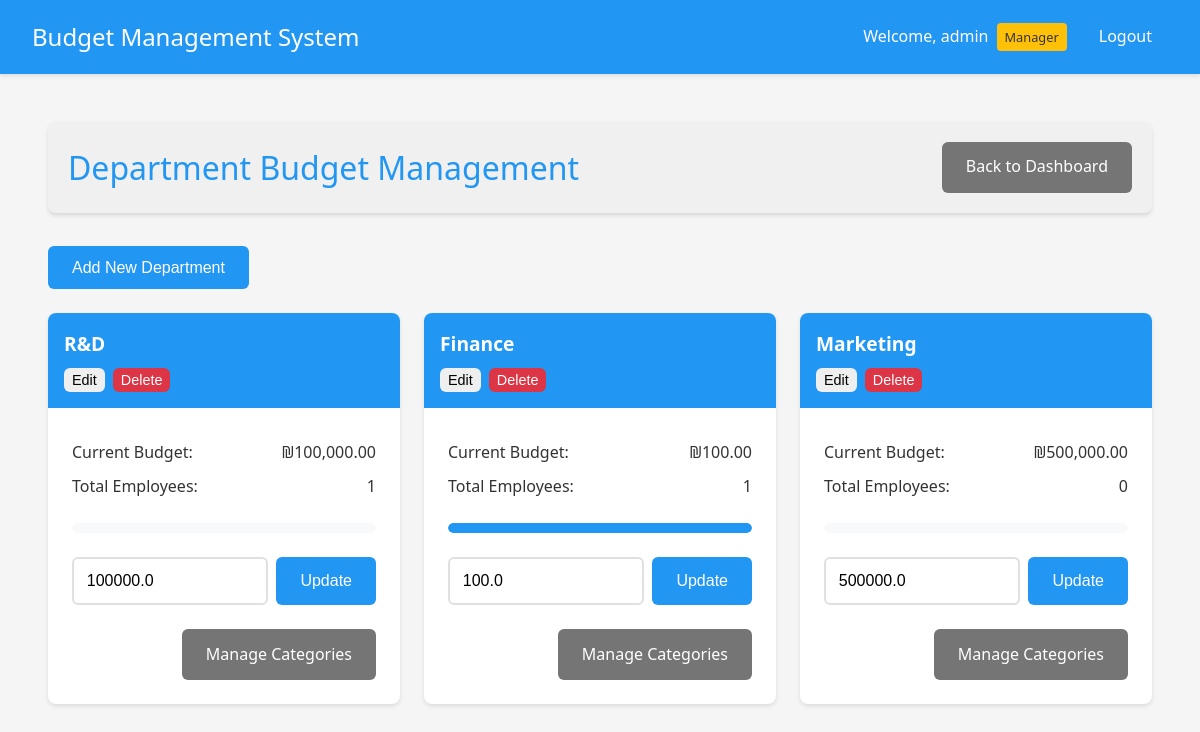
Screenshot of /manager/departments (signed in) with the database file from the repository.
### app.py (models this page shows, shortened)
class User(UserMixin, db.Model):
    __tablename__ = 'user'
    id = db.Column(db.Integer, primary_key=True)
    username = db.Column(db.String(80), unique=True, nullable=False)
    password = db.Column(db.String(120), nullable=False)
    is_manager = db.Column(db.Boolean, default=False)
    is_admin = db.Column(db.Boolean, default=False)
    department_id = db.Column(db.Integer, db.ForeignKey('department.id'))
    status = db.Column(db.String(20), default='active')  # active, inactive, pending
    expenses = db.relationship('Expense', backref='user', lazy=True)

class Department(db.Model):
    __tablename__ = 'department'
    id = db.Column(db.Integer, primary_key=True)
    name = db.Column(db.String(100), nullable=False)
    budget = db.Column(db.Float, default=0.0)
    users = db.relationship('User', backref='department', lazy=True)
    categories = db.relationship('Category', backref='department', lazy=True)

### app.py (the view)
@app.route('/manager/departments')
@login_required
def manage_departments():
    if not current_user.is_manager:
        flash('Access denied. Manager privileges required.', 'danger')
        return redirect(url_for('index'))
    if current_user.username == 'admin':
        departments = Department.query.all()
    else:
        departments = Department.query.filter_by(id=current_user.department_id).all()
    return render_template('manage_departments.html', departments=departments)

### app.py (called while the page is built)
@login_manager.user_loader
def load_user(user_id):
    return User.query.get(int(user_id))

@app.template_filter('min_value')
def min_value(value, limit):
    return min(value, limit)

@app.template_filter('format_currency')
def format_currency(value):
    return f"₪{value:,.2f}"

### templates/manage_departments.html (shortened to what this page needs)
{% extends "base.html" %}
{% block content %}
<div class="container">
    <header class="dashboard-header">
        <h1>Department Budget Management</h1>
        <div class="header-actions">
            <a href="{{ url_for('manager_dashboard') }}" class="button secondary">Back to Dashboard</a>
        </div>
    </header>
    {% if current_user.username == 'admin' %}
    <div class="admin-controls">
        <button onclick="showAddDepartmentModal()" class="button primary">Add New Department</button>
    </div>
    {% endif %}
    <div class="budget-grid">
        {% for department in departments %}
        <div class="budget-card">
            <div class="budget-header">
                <h3>{{ department.name }}</h3>
                {% if current_user.username == 'admin' %}
                <div class="department-actions">
                    <button onclick="showEditDepartmentModal({{ department.id }}, '{{ department.name }}', {{ department.budget }})" class="button small">Edit</button>
                    <button onclick="deleteDepartment({{ department.id }})" class="button small danger">Delete</button>
                </div>
                {% endif %}
            </div>
            <div class="budget-body">
                <div class="budget-info">
                    <p><strong>Current Budget:</strong> {{ department.budget|format_currency }}</p>
                    <p><strong>Total Employees:</strong> {{ department.users|length }}</p>
                </div>
                <div class="budget-progress">
                    {% set total_expenses = namespace(value=0) %}
                    {% for user in department.users %}
                        {% for expense in user.expenses %}
                            {% if expense.status == 'approved' %}
                                {% set total_expenses.value = total_expenses.value + expense.amount %}
                            {% endif %}
                        {% endfor %}
                    {% endfor %}
                    {% set usage_percent = (total_expenses.value / department.budget * 100) if department.budget > 0 else 0 %}
                    <div class="progress-bar">
                        <div class="progress-fill" style="width: {{ usage_percent|min_value(100) }}%" data-usage="{{ "%.1f"|format(usage_percent) }}%"></div>
                    </div>
                </div>
                <div class="budget-form">
                    <div class="budget-input">
                        <input type="number" step="0.01" min="0" value="{{ department.budget }}" id="budget-{{ department.id }}" class="form-control">
                        <button onclick="updateBudget({{ department.id }})" class="button primary">Update</button>
                    </div>
                </div>
                <div class="budget-actions">
                    <a href="{{ url_for('manage_categories', dept_id=department.id) }}" class="button secondary">Manage Categories</a>
                </div>
            </div>
        </div>
        {% endfor %}
    </div>
</div>
{% endblock %}

### templates/base.html (shortened to what this page needs)
<!DOCTYPE html>
<html lang="en">
<head>
    <link rel="stylesheet" href="{{ url_for('static', filename='style.css') }}">
</head>
<body>
    <nav class="navbar">
        <div class="nav-brand">Budget Management System</div>
        <div class="nav-items">
            {% if current_user.is_authenticated %}
                <span class="user-info">
                    Welcome, {{ current_user.username }}
                    {% if current_user.is_manager %}
                        <span class="badge">Manager</span>
                    {% endif %}
                </span>
                <a href="{{ url_for('logout') }}" class="nav-link">Logout</a>
            {% else %}
                <a href="{{ url_for('login') }}" class="nav-link">Login</a>
            {% endif %}
        </div>
    </nav>
    <div class="content">
        {% block content %}{% endblock %}
    </div>
</body>
</html>

### static/style.css (style rules this page uses)
:root { --primary-color: #2196F3; --secondary-color: #FFC107; --success-color: #4CAF50; --danger-color: #f44336; --text-color: #333; --bg-color: #f5f5f5; --card-bg: #ffffff; --background-light: #f8f9fa; }
* { margin: 0; padding: 0; box-sizing: border-box; transition: all 0.3s ease; }
body { font-family: 'Segoe UI', Roboto, Arial, sans-serif; background-color: var(--bg-color); color: var(--text-color); line-height: 1.6; }
.container { max-width: 1200px; margin: 0 auto; padding: 1rem; }
header { background-color: var(--card-bg); padding: 1rem 2rem; box-shadow: 0 2px 4px rgba(0,0,0,0.1); margin-bottom: 2rem; border-radius: 8px; display: flex; justify-content: space-between; align-items: center; }
.dashboard-header { background-color: var(--card-bg); padding: 1.5rem 2rem; box-shadow: 0 2px 4px rgba(0,0,0,0.1); margin-bottom: 2rem; border-radius: 8px; display: flex; justify-content: space-between; align-items: center; }
.dashboard-header h1 { margin: 0; color: var(--primary-color); }
h1 { color: var(--primary-color); font-weight: 500; margin-bottom: 1.5rem; }
input[type="text"], input[type="password"], input[type="number"], textarea { width: 100%; padding: 0.8rem; border: 2px solid #e0e0e0; border-radius: 6px; font-size: 1rem; transition: border-color 0.3s ease; }
.button, button { display: inline-flex; align-items: center; justify-content: center; padding: 0.8rem 1.5rem; border: none; border-radius: 6px; font-size: 1rem; font-weight: 500; cursor: pointer; text-decoration: none; transition: transform 0.2s ease, box-shadow 0.2s ease; }
.button.primary { background-color: var(--primary-color); color: white; }
.button.secondary { background-color: #757575; color: white; }
.button.small { padding: 0.4rem 0.8rem; font-size: 0.875rem; }
.header-actions { display: flex; gap: 1rem; align-items: center; }
.budget-grid { display: grid; grid-template-columns: repeat(auto-fill, minmax(300px, 1fr)); gap: 1.5rem; margin-top: 1.5rem; }
.budget-card { background: white; border-radius: 8px; box-shadow: 0 2px 4px rgba(0,0,0,0.1); overflow: hidden; transition: transform 0.2s ease-in-out, box-shadow 0.2s ease-in-out; }
.budget-header { padding: 1rem; background: var(--primary-color); color: white; }
.budget-header h3 { margin: 0; font-size: 1.2rem; }
.budget-body { padding: 1.5rem; }
.budget-info { margin-bottom: 1.5rem; }
.budget-info p { margin: 0.5rem 0; color: var(--text-color); display: flex; justify-content: space-between; align-items: center; }
.budget-info p strong { font-weight: 500; }
.budget-progress { margin: 1.5rem 0; }
.progress-bar { width: 100%; height: 10px; background-color: var(--background-light); border-radius: 5px; overflow: hidden; position: relative; }
.progress-fill { height: 100%; background-color: var(--primary-color); border-radius: 5px; position: relative; }
.progress-fill::after { content: attr(data-usage); position: absolute; right: 0; top: -20px; font-size: 0.875rem; color: var(--text-color); }
.budget-form { margin-top: 1.5rem; }
.budget-input { display: flex; gap: 0.5rem; }
.budget-input input { flex: 1; }
.budget-actions { margin-top: 1.5rem; display: flex; justify-content: flex-end; }
.navbar { background-color: var(--primary-color); padding: 1rem 2rem; color: white; display: flex; justify-content: space-between; align-items: center; box-shadow: 0 2px 4px rgba(0,0,0,0.1); }
.nav-brand { font-size: 1.5rem; font-weight: 500; }
.nav-items { display: flex; align-items: center; gap: 1rem; }
.user-info { display: flex; align-items: center; gap: 0.5rem; }
.badge { background-color: var(--secondary-color); color: var(--text-color); padding: 0.25rem 0.5rem; border-radius: 4px; font-size: 0.8rem; font-weight: 500; }
.nav-link { color: white; text-decoration: none; padding: 0.5rem 1rem; border-radius: 4px; transition: background-color 0.3s; }
.content { padding: 2rem; }

### templates/manage_departments.html (style rules this page uses)
.admin-controls { margin-bottom: 20px; }
.department-actions { display: flex; gap: 8px; margin-top: 8px; }
.button.small { padding: 4px 8px; font-size: 0.9em; }
.button.danger { background-color: #dc3545; color: white; }
.dashboard-header { background-color: #f0f0f0; padding: 20px; border-bottom: 1px solid #ddd; }

### rows the page displays
User: username "admin"
Department: name "R&D", budget "₪100,000.00", users|length "1", budget "100000.0"
Department: name "Finance", budget "₪100.00", users|length "1", {{ usage_percent|min_value(100) }} 100 (drawn), budget "100.0"
Department: name "Marketing", budget "₪500,000.00", users|length "0", budget "500000.0"
